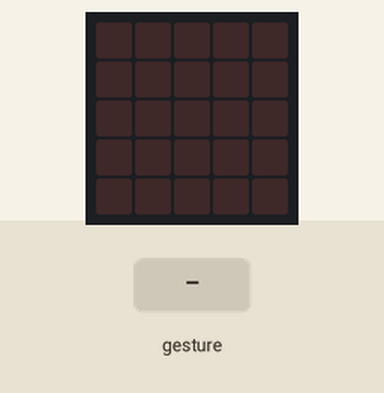
Recording of a program running on a simulated BBC micro:bit running MicroPython. On the bench: the board's 5×5 LED display. The test bench sets the inputs (shaded band). A tilt is held for 1.5 s and a shake lasts 1 s, then the board lies face up again.

Above: at 1.2 s.
1.3 s: gesture 'shake'
At 2.3 s:
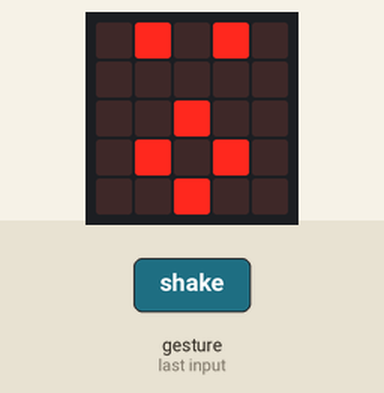
Timing chart, 0 to 4.3 s (numbered marks = the images above; inputs shaded):
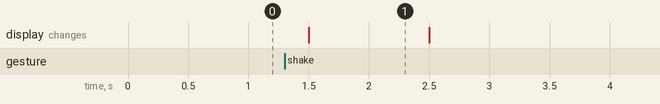

Measured:
- after the input at 1.3 s, the display: changes after 0.20 s (image 1)
- what the display in image 1 shows lasts 1.0 s, from 1.5 s to 2.5 s

The program:

main.py
```python
from microbit import *

while True:
    if accelerometer.was_gesture("shake"):
        display.show(Image.SURPRISED)
        sleep(1000)
        display.clear()
```
